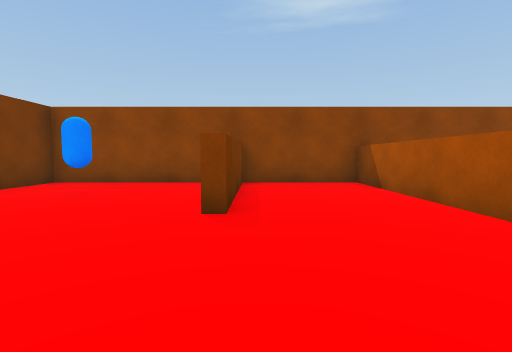
view 1 (above)

19 first-person views from a walk through a 3-D level made in the Unity game engine. The camera is 0.68 m above the floor, tilts 4° down and sees 85° across. The floor is counted in squares, 1 m on a side. Each view is taken from the middle of a square. On the plan, view 1 faces up. The plan holds only what a view shows up to about 9 squares ahead; the rest is blank. Surface patterns are stand-ins for the level's own textures.

view 2
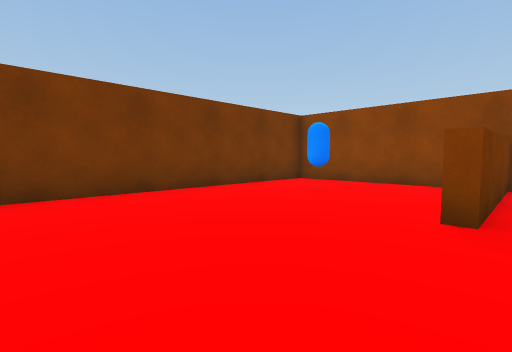

view 3
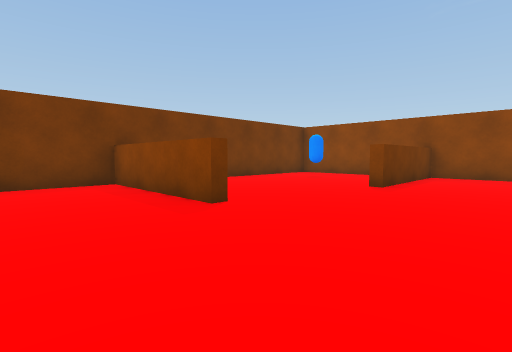

view 4
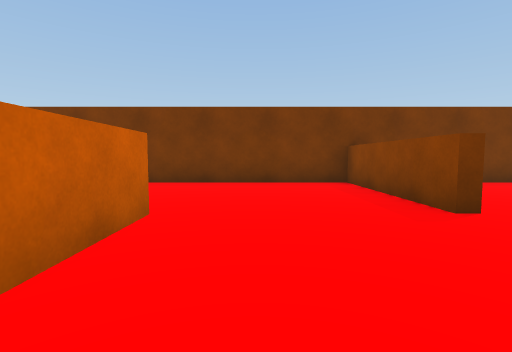

view 5
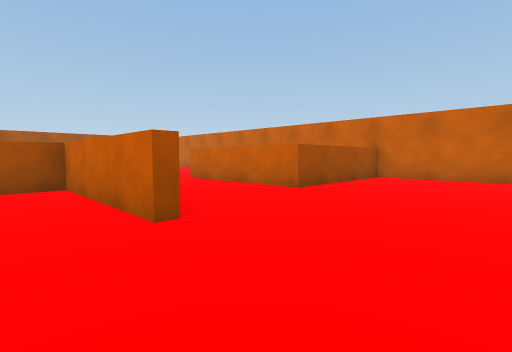

view 6
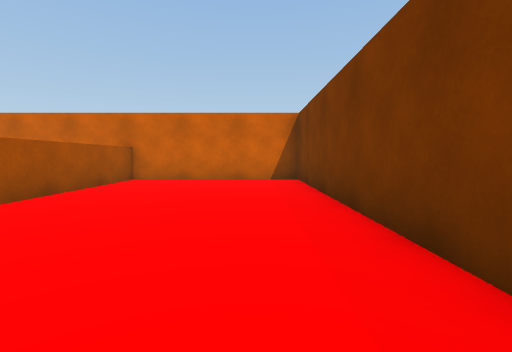

view 7
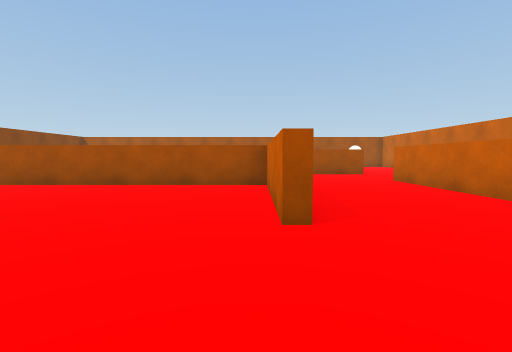

view 8
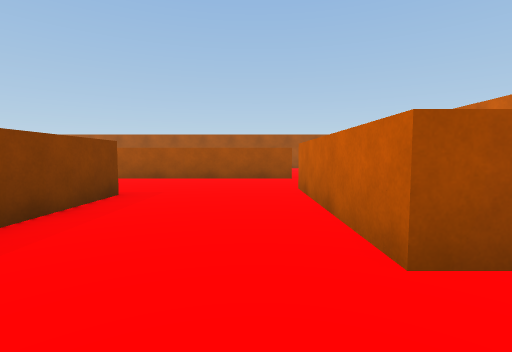

view 9
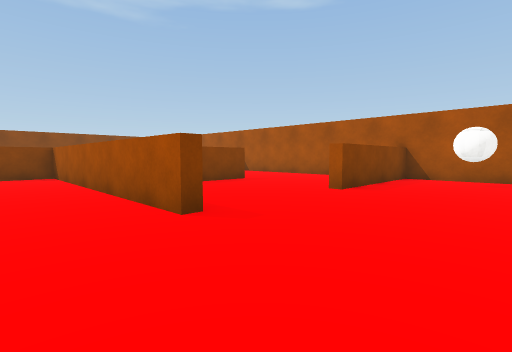

view 10
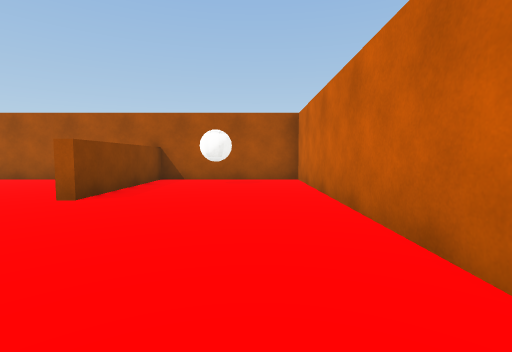

view 11
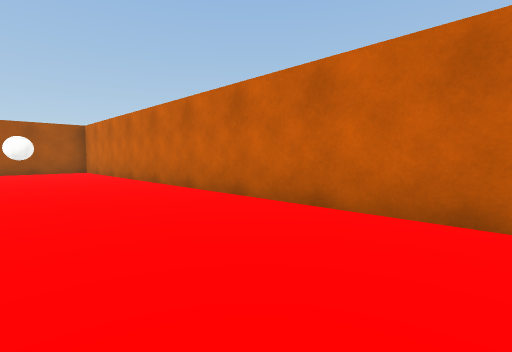

view 12
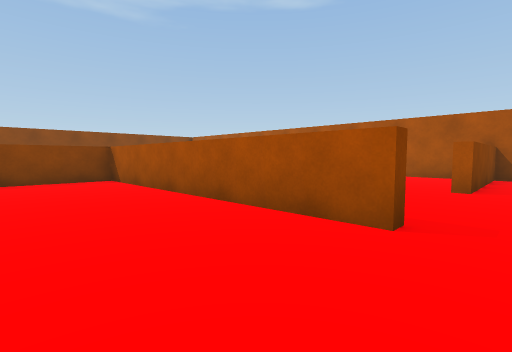

view 13
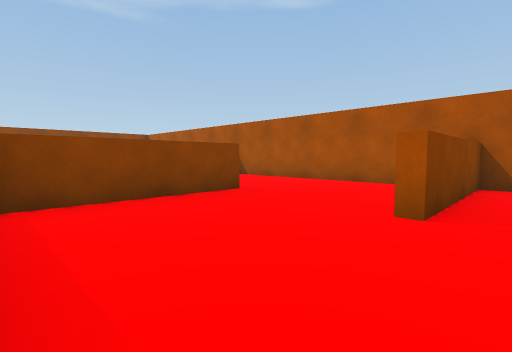

view 14
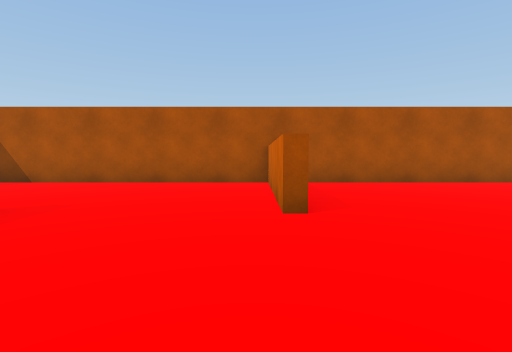

view 15
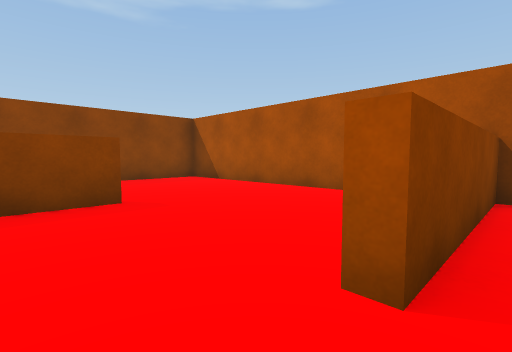

view 16
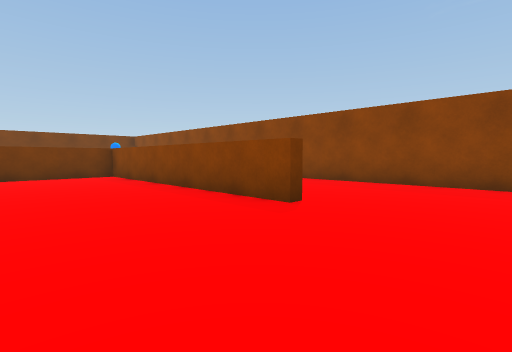

view 17
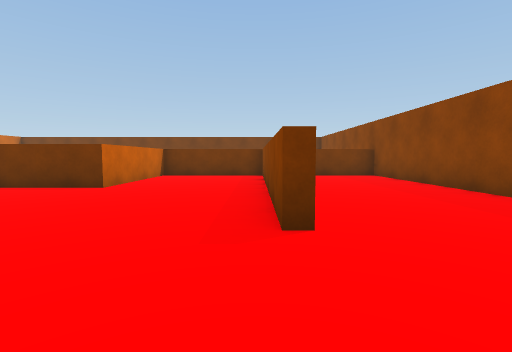

view 18
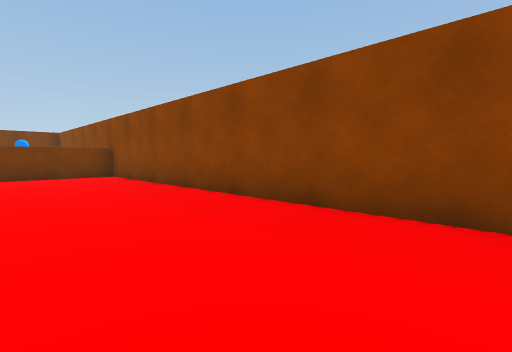

view 19
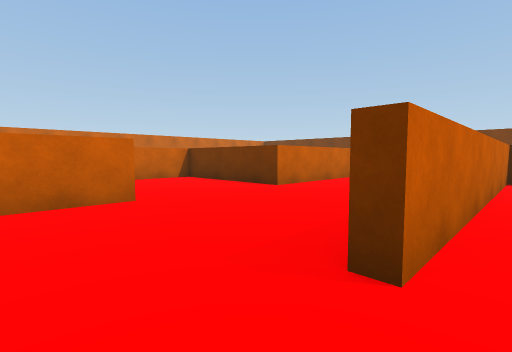

### Floor plan
Ten units are one square. View 1 is at (0, 0); x grows to the right and y downward. Boxes are objects, and circles mark ways between rooms. Rooms are numbered by the first view taken in them; rooms with no view inside come last. Other rooms are left out.
<svg viewBox="-57 -78 206 206">
<path fill="none" stroke="#000" d="M-12 6 -52 6 -52 123 0 123M-14 43 27 43 27 -73 -3 -73 -3 -33 -8 -33M-14 -73 -52 -73 -52 -1M-4 122 -4 79M67 81 67 6 42 6M30 46 6 46M110 46 71 46M-4 79 40 79M0 123 143 123 143 81M144 82 102 82M102 3 139 3M143 4 143 -68M74 43 88 43M35 3 70 3 70 38M30 -28 30 -4M136 -73 34 -73M30 -68 30 -35 105 -35 105 -33 34 -33M143 81 143 6 102 6"/>
<rect x="-35" y="-65" width="10" height="10" fill="#bbb"><title>blue capsule</title></rect>
<rect x="125" y="95" width="10" height="10" fill="#bbb"><title>ball</title></rect>
<circle cx="0" cy="65" r="3" fill="#2a7"/>
<circle cx="110" cy="65" r="3" fill="#2a7"/>
<text x="-10" y="10">1</text>
<text x="60" y="80">2</text>
<text x="100" y="-10">3</text>
</svg>
Room 1 opens to room 2. Room 2 opens to room 3.

Where each view was taken, in squares from view 1:
view 1: 0 up, 0 right, facing up
view 2: 0 up, 0 right, facing up-left
view 3: 3 down, 2 right, facing up-left
view 4: 3 down, 2 right, facing left
view 5: 3 down, 4 left, facing down-right
view 6: 4 down, 4 left, facing down
view 7: 4 down, 4 left, facing right
view 8: 7 down, 2 left, facing right
view 9: 11 down, 5 right, facing up-right
view 10: 11 down, 6 right, facing right
view 11: 9 down, 1 right, facing down-right
view 12: 9 down, 4 right, facing up-right
view 13: 9 down, 7 right, facing up-right
view 14: 0 up, 7 right, facing right
view 15: 1 down, 9 right, facing up-right
view 16: 0 up, 13 right, facing up-left
view 17: 3 up, 13 right, facing left
view 18: 4 up, 13 right, facing up-left
view 19: 4 up, 12 right, facing down-left
